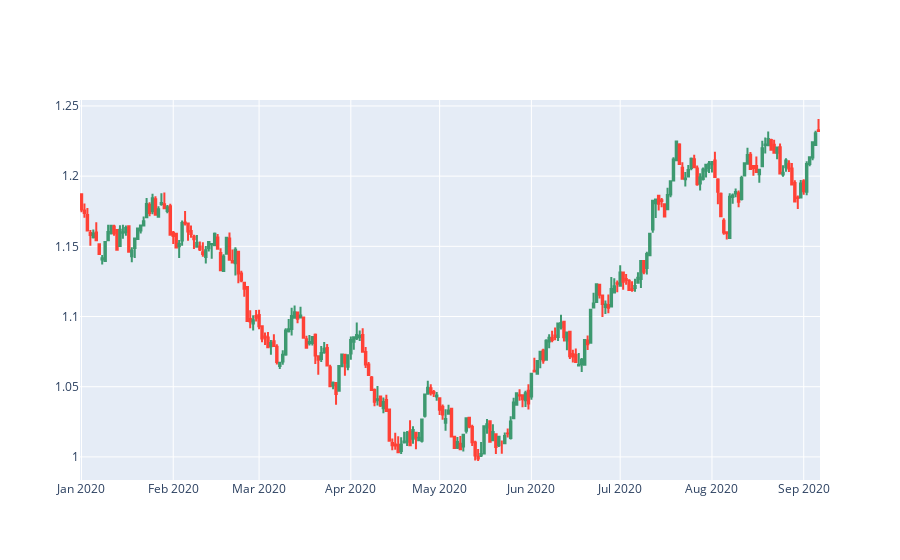

Source (notebook cell):
### Code cell
import numpy as np
import pandas as pd
import plotly.graph_objects as go
from plotly.subplots import make_subplots


def genMockDataFrame(
    days,
    start_price,
    colName,
    startDate,
    seed=None,
):
    periods = days * 60
    np.random.seed(seed)

    P = np.around(
        start_price + np.random.normal(scale=0.0018, size=periods).cumsum(), 4
    )
    P = [round(i, 4) for i in P]

    fxDF = pd.DataFrame(
        {
            "ticker": [colName] * periods,
            "price": P,
        },
        index=pd.date_range(startDate, periods=periods, freq="H"),
    )

    return fxDF.price.resample("D").ohlc()


df = genMockDataFrame(100, 1.1904, "BTCUSDT", "01/01/2020", seed=None)

fig = go.Figure(
    data=go.Candlestick(
        x=df.index,
        open=df["open"],
        high=df["high"],
        low=df["low"],
        close=df["close"],
    )
)
fig.update_layout(xaxis_rangeslider_visible=False)
fig.show()

### Figure 1 — Plotly figure (JSON) as saved in the notebook; plotly's stock layout.template omitted (floating-point values rounded to 4 significant figures; data arrays with more than 128 entries replaced by an {"elided": "..."} marker saying what was removed)
{"data": [{"close": {"elided": "250 float values"}, "high": {"elided": "250 float values"}, "low": {"elided": "250 float values"}, "open": {"elided": "250 float values"}, "type": "candlestick", "x": {"elided": "250 str values"}}], "layout": {"xaxis": {"rangeslider": {"visible": false}}}}
